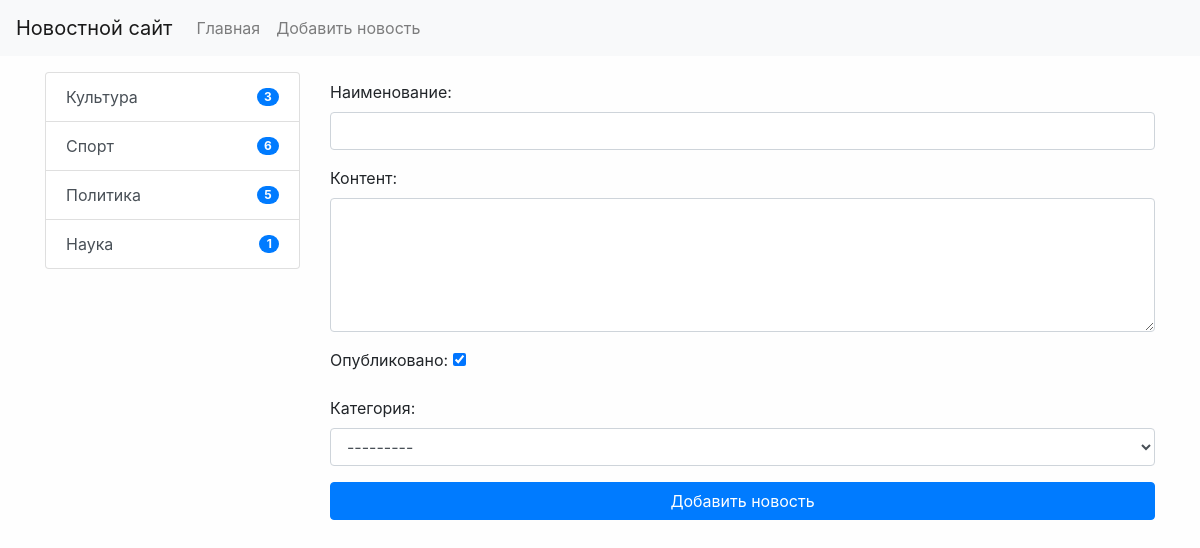
The app's page /news/add-news/ (signed in) with its own data.
### news/models.py (models this page shows)
class Category(models.Model):
    title = models.CharField(max_length=150, db_index=True, verbose_name="Наименование категории")
    def get_absolute_url(self):
        return reverse('category', kwargs={"category_id": self.pk})
    class Meta:
        verbose_name = "Категория"
        verbose_name_plural = "Категории"
        ordering = ["title"]
    def __str__(self):
        return self.title

### news/views.py (the view)
# urls.py: path("news/add-news/", CreateNews.as_view(), name="add_news"),
class CreateNews(LoginRequiredMixin, CreateView):
    form_class = NewsForm
    template_name = 'news/add_news.html'
    raise_exception = True

### news/forms.py (shortened to what this page needs)
class NewsForm(forms.ModelForm):
    class Meta:
        model = News
        fields = ('title', 'content', 'is_published', 'category')
        widgets = {
            'title': forms.TextInput(attrs={'class': 'form-control'}),
            'content': forms.Textarea(attrs={
                'class': 'form-control',
                'rows': 5,
            }),
            'category': forms.Select(attrs={'class': 'form-control'}),
        }

### news/templatetags/news_tags.py (called while the page is built)
@register.inclusion_tag('news/list_categories.html')
def show_categories(arg1='Hello', arg2='world'):
    categories = Category.objects.annotate(cnt=Count('news')).filter(cnt__gt=0)
    return {"categories": categories, "arg1": arg1, "arg2": arg2}

### news/templates/news/add_news.html (shortened to what this page needs)
{% extends "base.html" %}
{% block sidebar %}
    {% include "inc/_sidebar.html" %}
{% endblock %}
{% block content %}
    <form action="{% url "add_news" %}" method="post">
        {{ form.as_p }}
        <button type="submit" class="btn btn-primary btn-block">Добавить новость</button>
    </form>
{% endblock %}

### news/templates/news/list_categories.html
<div class="list-group">
    {% for item in categories %}
        <a href="{{ item.get_absolute_url }}"
           class="list-group-item list-group-item-action d-flex justify-content-between align-items-center">{{ item.title }} <span class="badge badge-primary badge-pill">{{ item.cnt }}</span></a>
    {% endfor %}
</div>

### mysite/static/css/style.css (style rules this page uses)
body { background-color: #fefefe; }

### records on screen
Category: title "Культура", cnt "3"
Category: title "Спорт", cnt "6"
Category: title "Политика", cnt "5"
Category: title "Наука", cnt "1"
